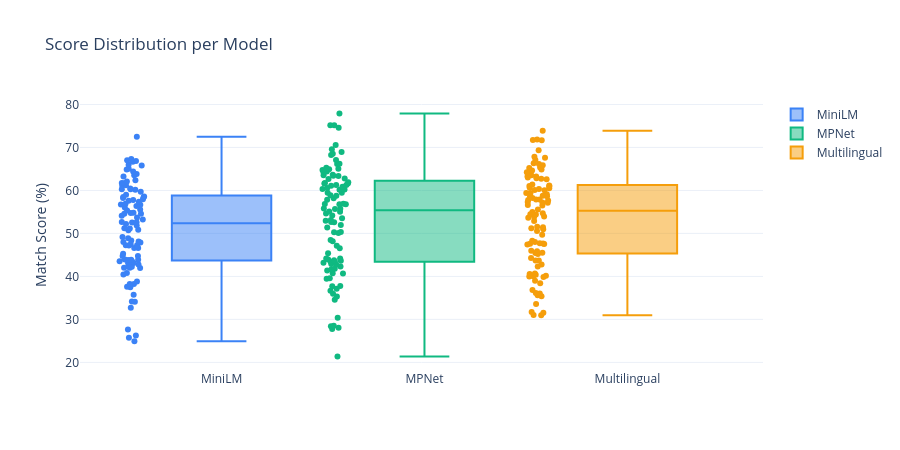

This figure's notebook cell:
### Markdown cell above
### Chart 4 - Score Distribution per Model

### Code cell
colors = ['#3B82F6', '#10B981', '#F59E0B']
fig4   = go.Figure()

for i, (model_name, results) in enumerate(all_results.items()):
    scores = [round(r['score'] * 100, 2) for r in results]
    fig4.add_trace(go.Box(
        y            = scores,
        name         = model_name,
        marker_color = colors[i],
        boxpoints    = 'all',
        jitter       = 0.3,
        pointpos     = -1.8
    ))

fig4.update_layout(
    title       = 'Score Distribution per Model',
    yaxis_title = 'Match Score (%)',
    template    = 'plotly_white',
    height      = 450
)

fig4.show()
